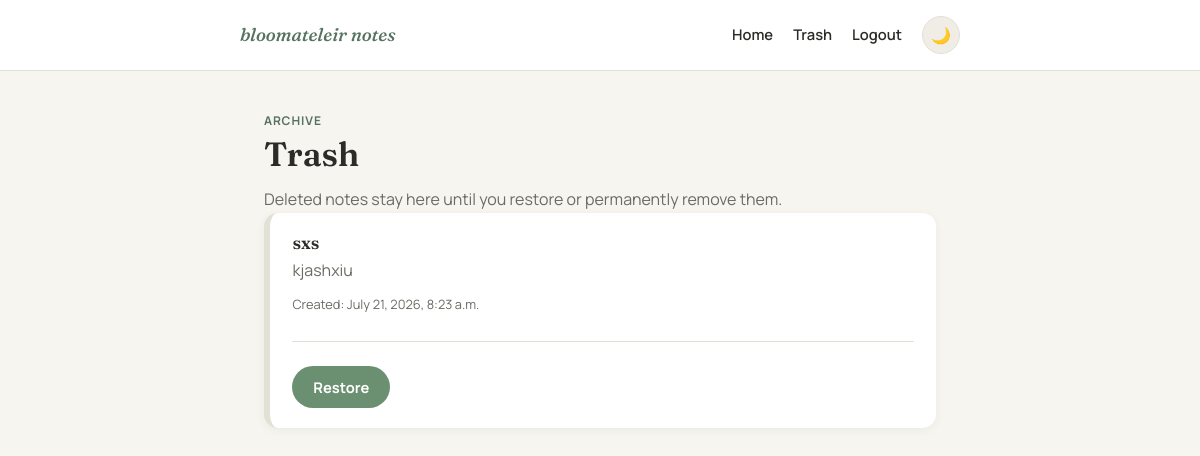
Screenshot of /trash/ (signed in) with the database file from the repository.
### note_app/models.py (models this page shows, shortened)
class Note(models.Model):
    title = models.CharField(max_length=100)
    content = models.TextField()
    created_at = models.DateTimeField(auto_now_add=True)
    updated_at = models.DateTimeField(auto_now=True)
    user = models.ForeignKey(
        settings.AUTH_USER_MODEL,
        on_delete=models.CASCADE,
        related_name='notes',
        null=True,
        blank=True,
    )
    attachment = models.FileField(upload_to='note_attachments/', blank=True, null=True)
    is_deleted = models.BooleanField(default=False)

### note_app/views.py (the view)
# urls.py: path('trash/', views.trash, name='trash'),
@login_required(login_url='login')
def trash(request):
    notes = Note.objects.filter(user=request.user, is_deleted=True)
    return render(request, "trash.html", {"notes": notes})

### templates/trash.html (shortened to what this page needs)
{% extends "base.html" %}
{% block content %}
<header>
    <div class="eyebrow">Archive</div>
    <h1>Trash</h1>
    <p>Deleted notes stay here until you restore or permanently remove them.</p>
</header>
<section class="notes">
    {% if notes %}
        {% for note in notes %}
        <div class="note-card color-{{ note.color }}">
            <h2>{{ note.title }}</h2>
            <p>{{ note.content|truncatechars:120 }}</p>
            <small>Created: {{ note.created_at }}</small>
            <div class="note-detail-actions">
                <form method="POST" action="{% url 'restore_note' note.id %}">
                    <button type="submit" class="add-btn">Restore</button>
                </form>
            </div>
        </div>
        {% endfor %}
    {% else %}
        <div class="note-card empty-state">
            <h2>Trash is empty</h2>
            <p>Deleted notes will show up here.</p>
        </div>
    {% endif %}
</section>
{% endblock %}

### static/css/style.css (style rules this page uses)
:root { --bg: #F6F5F0; --surface: #FFFFFF; --surface-hover: #EFEDE6; --ink: #2B2B28; --ink-soft: #6B6A63; --border: #E3E0D6; --sage: #6B8F71; --sage-dark: #567260; --rose: #D8A48F; --rose-dark: #C68A72; --danger: #C0645A; --shadow: 0 2px 10px rgba(43, 43, 40, 0.06); --radius: 14px; --color-default: #E3E0D6; --color-yellow: #F1D98B; --color-pink: #E8B8C4; --color-blue: #A9C3D4; --color-green: #A8C6A4; }
* { box-sizing: border-box; }
html { scroll-behavior: smooth; }
body { margin: 0; font-family: 'Manrope', sans-serif; background: var(--bg); color: var(--ink); line-height: 1.6; transition: background 0.25s ease, color 0.25s ease; }
h1, h2, h3 { font-family: 'Fraunces', serif; font-weight: 600; line-height: 1.15; margin: 0 0 0.4em; color: var(--ink); }
h1 { font-size: 2.1rem; }
h2 { font-size: 1.3rem; }
p { color: var(--ink-soft); margin: 0 0 1em; }
header .eyebrow { text-transform: uppercase; letter-spacing: 0.08em; font-size: 0.75rem; font-weight: 700; color: var(--sage-dark); margin-bottom: 0.3rem; }
header p:first-of-type { margin: 0; }
.add-btn, button[type="submit"], .cancel-btn, .btn { display: inline-flex; align-items: center; justify-content: center; gap: 0.4rem; padding: 0.7rem 1.3rem; border-radius: 999px; border: none; font-family: 'Manrope', sans-serif; font-weight: 700; font-size: 0.92rem; cursor: pointer; background: var(--sage); color: #FFFFFF; transition: background 0.15s ease, transform 0.1s ease; }
.note-card { background: var(--surface); border-radius: var(--radius); padding: 1.25rem 1.4rem; margin-bottom: 0.9rem; box-shadow: var(--shadow); border-left: 6px solid var(--color-default); transition: transform 0.12s ease, box-shadow 0.12s ease; }
.note-card h2 { font-size: 1.1rem; margin-bottom: 0.3rem; }
.note-card p { margin-bottom: 0.5rem; }
.note-card small { color: var(--ink-soft); font-size: 0.8rem; }
.note-detail-actions { display: flex; gap: 0.75rem; margin-top: 1.5rem; padding-top: 1.5rem; border-top: 1px solid var(--border); }

### rows the page displays
Note: title "sxs", content "kjashxiu", created_at "July 21, 2026, 8:23 a.m."
